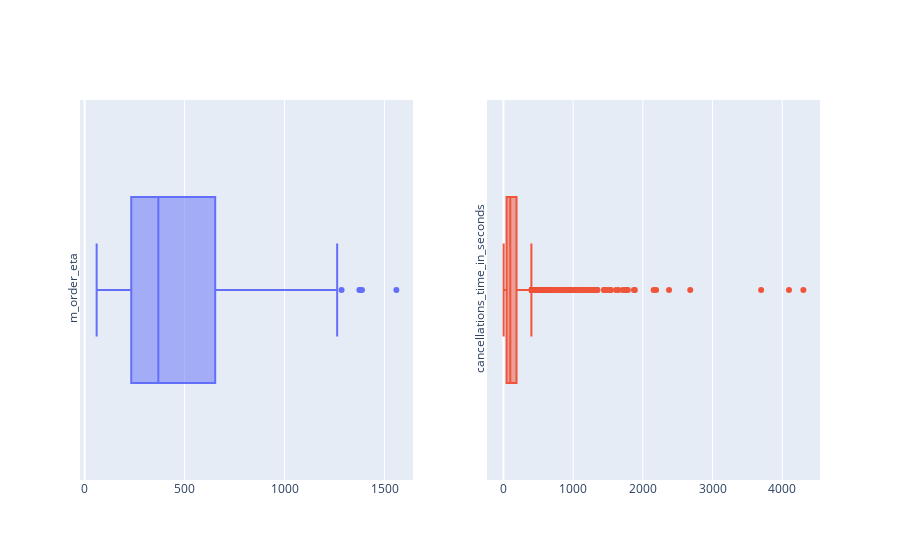

Notebook code cell kept with this figure:
### Markdown cell above
#### Outliers:Quantitative variables

### Code cell
fig = make_subplots(rows=1,cols=2)

fig.add_trace(
    go.Box
    (x=df_orders['m_order_eta'],name="m_order_eta"),row=1,col=1)
fig.add_trace(
    go.Box
    (x=df_orders['cancellations_time_in_seconds'],name="cancellations_time_in_seconds"),row=1,col=2)
fig.update_yaxes(tickangle=-90,row=1,col=1)
fig.update_yaxes(tickangle=-90,row=1,col=2)
fig.update_layout(
    showlegend=False
)

### Figure 1 — Plotly figure (JSON) as saved in the notebook; plotly's stock layout.template omitted (floating-point values rounded to 4 significant figures; data arrays with more than 128 entries replaced by an {"elided": "..."} marker saying what was removed)
{"data": [{"name": "m_order_eta", "type": "box", "x": {"elided": "10716 int values"}, "xaxis": "x", "yaxis": "y"}, {"name": "cancellations_time_in_seconds", "type": "box", "x": {"elided": "10716 int values"}, "xaxis": "x2", "yaxis": "y2"}], "layout": {"showlegend": false, "xaxis": {"anchor": "y", "domain": [0, 0.45]}, "xaxis2": {"anchor": "y2", "domain": [0.55, 1]}, "yaxis": {"anchor": "x", "domain": [0, 1], "tickangle": -90}, "yaxis2": {"anchor": "x2", "domain": [0, 1], "tickangle": -90}}}
